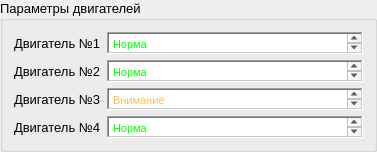
                <widget class="QGroupBox" name="groupBox_9">
                 <property name="maximumSize">
                  <size>
                   <width>16777215</width>
                   <height>185</height>
                  </size>
                 </property>
                 <property name="font">
                  <font>
                   <pointsize>10</pointsize>
                  </font>
                 </property>
                 <property name="title">
                  <string>Параметры двигателей</string>
                 </property>
                 <layout class="QVBoxLayout" name="verticalLayout_9">
                  <item>
                   <layout class="QHBoxLayout" name="horizontalLayout_16">
                    <item>
                     <widget class="QLabel" name="label_19">
                      <property name="text">
                       <string>Двигатель №1</string>
                      </property>
                     </widget>
                    </item>
                    <item>
                     <widget class="QTextEdit" name="textEdit_2">
                      <property name="maximumSize">
                       <size>
                        <width>16777215</width>
                        <height>22</height>
                       </size>
                      </property>
                      <property name="frameShape">
                       <enum>QFrame::WinPanel</enum>
                      </property>
                      <property name="frameShadow">
                       <enum>QFrame::Sunken</enum>
                      </property>
                      <property name="html">
                       <string>&lt;!DOCTYPE HTML PUBLIC &quot;-//W3C//DTD HTML 4.0//EN&quot; &quot;http://www.w3.org/TR/REC-html40/strict.dtd&quot;&gt;
&lt;html&gt;&lt;head&gt;&lt;meta name=&quot;qrichtext&quot; content=&quot;1&quot; /&gt;&lt;meta charset=&quot;utf-8&quot; /&gt;&lt;style type=&quot;text/css&quot;&gt;
p, li { white-space: pre-wrap; }
hr { height: 1px; border-width: 0; }
li.unchecked::marker { content: &quot;\2610&quot;; }
li.checked::marker { content: &quot;\2612&quot;; }
&lt;/style&gt;&lt;/head&gt;&lt;body style=&quot; font-family:'Segoe UI'; font-size:10pt; font-weight:400; font-style:normal;&quot;&gt;
&lt;p style=&quot; margin-top:0px; margin-bottom:0px; margin-left:0px; margin-right:0px; -qt-block-indent:0; text-indent:0px;&quot;&gt;&lt;span style=&quot; font-family:'MS Shell Dlg 2'; font-size:8.25pt; color:#00ff00;&quot;&gt;Норма&lt;/span&gt;&lt;/p&gt;&lt;/body&gt;&lt;/html&gt;</string>
                      </property>
                     </widget>
                    </item>
                   </layout>
                  </item>
                  <item>
                   <layout class="QHBoxLayout" name="horizontalLayout_17">
                    <item>
                     <widget class="QLabel" name="label_20">
                      <property name="text">
                       <string>Двигатель №2</string>
                      </property>
                     </widget>
                    </item>
                    <item>
                     <widget class="QTextEdit" name="textEdit_3">
                      <property name="maximumSize">
                       <size>
                        <width>16777215</width>
                        <height>22</height>
                       </size>
                      </property>
                      <property name="frameShape">
                       <enum>QFrame::WinPanel</enum>
                      </property>
                      <property name="frameShadow">
                       <enum>QFrame::Sunken</enum>
                      </property>
                      <property name="html">
                       <string>&lt;!DOCTYPE HTML PUBLIC &quot;-//W3C//DTD HTML 4.0//EN&quot; &quot;http://www.w3.org/TR/REC-html40/strict.dtd&quot;&gt;
&lt;html&gt;&lt;head&gt;&lt;meta name=&quot;qrichtext&quot; content=&quot;1&quot; /&gt;&lt;meta charset=&quot;utf-8&quot; /&gt;&lt;style type=&quot;text/css&quot;&gt;
p, li { white-space: pre-wrap; }
hr { height: 1px; border-width: 0; }
li.unchecked::marker { content: &quot;\2610&quot;; }
li.checked::marker { content: &quot;\2612&quot;; }
&lt;/style&gt;&lt;/head&gt;&lt;body style=&quot; font-family:'Segoe UI'; font-size:10pt; font-weight:400; font-style:normal;&quot;&gt;
&lt;p style=&quot; margin-top:0px; margin-bottom:0px; margin-left:0px; margin-right:0px; -qt-block-indent:0; text-indent:0px;&quot;&gt;&lt;span style=&quot; font-family:'MS Shell Dlg 2'; font-size:8.25pt; color:#00ff00;&quot;&gt;Норма&lt;/span&gt;&lt;/p&gt;&lt;/body&gt;&lt;/html&gt;</string>
                      </property>
                     </widget>
                    </item>
                   </layout>
                  </item>
                  <item>
                   <layout class="QHBoxLayout" name="horizontalLayout_23">
                    <item>
                     <widget class="QLabel" name="label_21">
                      <property name="text">
                       <string>Двигатель №3</string>
                      </property>
                     </widget>
                    </item>
                    <item>
                     <widget class="QTextEdit" name="textEdit_4">
                      <property name="maximumSize">
                       <size>
                        <width>16777215</width>
                        <height>22</height>
                       </size>
                      </property>
                      <property name="frameShape">
                       <enum>QFrame::WinPanel</enum>
                      </property>
                      <property name="frameShadow">
                       <enum>QFrame::Sunken</enum>
                      </property>
                      <property name="html">
                       <string>&lt;!DOCTYPE HTML PUBLIC &quot;-//W3C//DTD HTML 4.0//EN&quot; &quot;http://www.w3.org/TR/REC-html40/strict.dtd&quot;&gt;
&lt;html&gt;&lt;head&gt;&lt;meta name=&quot;qrichtext&quot; content=&quot;1&quot; /&gt;&lt;meta charset=&quot;utf-8&quot; /&gt;&lt;style type=&quot;text/css&quot;&gt;
p, li { white-space: pre-wrap; }
hr { height: 1px; border-width: 0; }
li.unchecked::marker { content: &quot;\2610&quot;; }
li.checked::marker { content: &quot;\2612&quot;; }
&lt;/style&gt;&lt;/head&gt;&lt;body style=&quot; font-family:'Segoe UI'; font-size:10pt; font-weight:400; font-style:normal;&quot;&gt;
&lt;p style=&quot; margin-top:0px; margin-bottom:0px; margin-left:0px; margin-right:0px; -qt-block-indent:0; text-indent:0px;&quot;&gt;&lt;span style=&quot; font-family:'MS Shell Dlg 2'; font-size:8.25pt; color:#fdc149;&quot;&gt;Внимание&lt;/span&gt;&lt;/p&gt;&lt;/body&gt;&lt;/html&gt;</string>
                      </property>
                     </widget>
                    </item>
                   </layout>
                  </item>
                  <item>
                   <layout class="QHBoxLayout" name="horizontalLayout_24">
                    <item>
                     <widget class="QLabel" name="label_22">
                      <property name="text">
                       <string>Двигатель №4</string>
                      </property>
                     </widget>
                    </item>
                    <item>
                     <widget class="QTextEdit" name="textEdit_5">
                      <property name="maximumSize">
                       <size>
                        <width>16777215</width>
                        <height>22</height>
                       </size>
                      </property>
                      <property name="frameShape">
                       <enum>QFrame::WinPanel</enum>
                      </property>
                      <property name="frameShadow">
                       <enum>QFrame::Sunken</enum>
                      </property>
                      <property name="html">
                       <string>&lt;!DOCTYPE HTML PUBLIC &quot;-//W3C//DTD HTML 4.0//EN&quot; &quot;http://www.w3.org/TR/REC-html40/strict.dtd&quot;&gt;
&lt;html&gt;&lt;head&gt;&lt;meta name=&quot;qrichtext&quot; content=&quot;1&quot; /&gt;&lt;meta charset=&quot;utf-8&quot; /&gt;&lt;style type=&quot;text/css&quot;&gt;
p, li { white-space: pre-wrap; }
hr { height: 1px; border-width: 0; }
li.unchecked::marker { content: &quot;\2610&quot;; }
li.checked::marker { content: &quot;\2612&quot;; }
&lt;/style&gt;&lt;/head&gt;&lt;body style=&quot; font-family:'Segoe UI'; font-size:10pt; font-weight:400; font-style:normal;&quot;&gt;
&lt;p style=&quot; margin-top:0px; margin-bottom:0px; margin-left:0px; margin-right:0px; -qt-block-indent:0; text-indent:0px;&quot;&gt;&lt;span style=&quot; font-family:'MS Shell Dlg 2'; font-size:8.25pt; color:#00ff00;&quot;&gt;Норма&lt;/span&gt;&lt;/p&gt;&lt;/body&gt;&lt;/html&gt;</string>
                      </property>
                     </widget>
                    </item>
                   </layout>
                  </item>
                 </layout>
                </widget>
